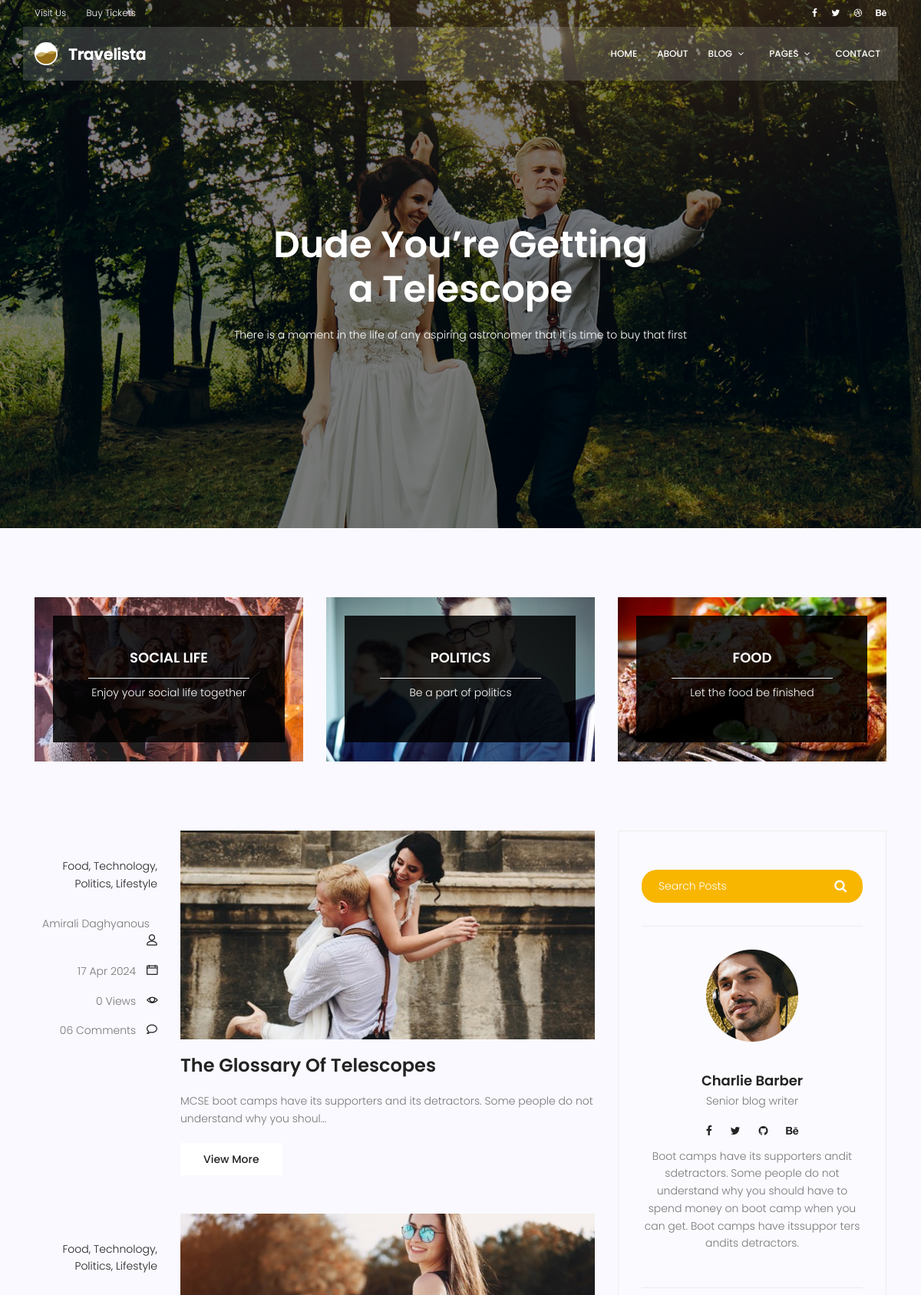
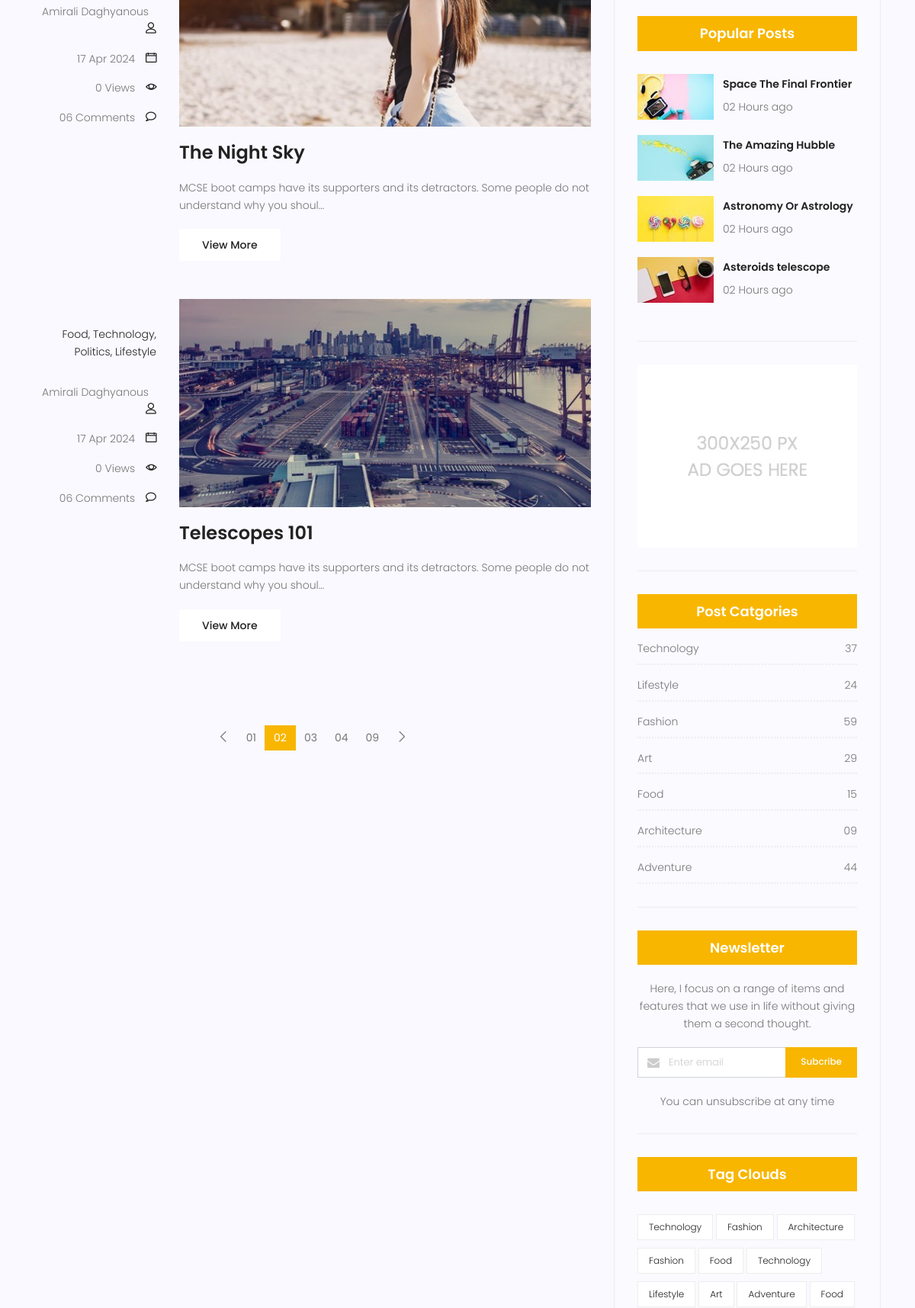
Page /blog-home (upper part) on the committed database (2 pictures, top to bottom).
### Blog/models.py (models this page shows, shortened)
class posts(models.Model):
    title=models.CharField(max_length=250)
    content=models.TextField(max_length=250)
    author=models.ForeignKey(User,on_delete=models.SET_NULL,null=True)
    create_date=models.DateTimeField(auto_now_add=True)
    published_date=models.DateTimeField(default=timezone.now)
    image=models.ImageField(upload_to='blog',default='blog/default.jpg')
    status=models.BooleanField(default=False)
    counted_views=models.IntegerField(default=0)

### Blog/views.py (the view)
# urls.py: path('blog-home',bloghome,name="bloghome"),
def bloghome(request):
    post = posts.objects.filter(published_date__lte=timezone.now(),status=True)
    context = {'posts': post}
    return render(request,'blog-home.html',context)

### templates/blog-home.html (shortened to what this page needs)
{% load static %}
<!DOCTYPE html>
	<html lang="zxx" class="no-js">
	{% include 'head.html' %}
		<body>
    {% include 'header.html' %}
			<section class="banner-area relative blog-home-banner" id="home">
				<div class="overlay overlay-bg"></div>
				<div class="container">
					<div class="row d-flex align-items-center justify-content-center">
						<div class="about-content blog-header-content col-lg-12">
							<h1 class="text-white">
								Dude You’re Getting
								a Telescope
							</h1>
							<p class="text-white">
								There is a moment in the life of any aspiring astronomer that it is time to buy that first
							</p>
						</div>
					</div>
				</div>
			</section>
			<section class="top-category-widget-area pt-90 pb-90 ">
				<div class="container">
					<div class="row">
						<div class="col-lg-4">
							<div class="single-cat-widget">
								<div class="content relative">
									<div class="overlay overlay-bg"></div>
								    <a href="#" target="_blank">
								      <div class="thumb">
								  		 <img class="content-image img-fluid d-block mx-auto" src=" {%static "img/blog/cat-widget1.jpg" %}" alt="">
								  	  </div>
								      <div class="content-details">
								        <h4 class="content-title mx-auto text-uppercase">Social life</h4>
								        <span></span>
								        <p>Enjoy your social life together</p>
								      </div>
								    </a>
								</div>
							</div>
						</div>
						<div class="col-lg-4">
							<div class="single-cat-widget">
								<div class="content relative">
									<div class="overlay overlay-bg"></div>
								    <a href="#" target="_blank">
								      <div class="thumb">
								  		 <img class="content-image img-fluid d-block mx-auto" src=" {%static "img/blog/cat-widget2.jpg" %}" alt="">
								  	  </div>
								      <div class="content-details">
								        <h4 class="content-title mx-auto text-uppercase">Politics</h4>
								        <span></span>
								        <p>Be a part of politics</p>
								      </div>
								    </a>
								</div>
							</div>
						</div>
						<div class="col-lg-4">
							<div class="single-cat-widget">
								<div class="content relative">
									<div class="overlay overlay-bg"></div>
								    <a href="#" target="_blank">
								      <div class="thumb">
								  		 <img class="content-image img-fluid d-block mx-auto" src=" {%static "img/blog/cat-widget3.jpg" %}" alt="">
								  	  </div>
								      <div class="content-details">
								        <h4 class="content-title mx-auto text-uppercase">Food</h4>
								        <span></span>
								        <p>Let the food be finished</p>
								      </div>
								    </a>
								</div>
							</div>
						</div>
					</div>
				</div>
			</section>
			<section class="post-content-area">
				<div class="container">
					<div class="row">
						<div class="col-lg-8 posts-list">
                            {% for post in posts %}
                            <div class="single-post row">
								<div class="col-lg-3  col-md-3 meta-details">
									<ul class="tags">
										<li><a href="#">Food,</a></li>
										<li><a href="#">Technology,</a></li>
										<li><a href="#">Politics,</a></li>
										<li><a href="#">Lifestyle</a></li>
									</ul>
									<div class="user-details row">
										<p class="user-name col-lg-12 col-md-12 col-6"><a href="#">{{ post.author.get_full_name}}</a> <span class="lnr lnr-user"></span></p>
										<p class="date col-lg-12 col-md-12 col-6"><a href="#">{{ post.published_date|date:"d M Y"}}</a> <span class="lnr lnr-calendar-full"></span></p>
										<p class="view col-lg-12 col-md-12 col-6"><a href="#">{{ post.counted_views}} Views</a> <span class="lnr lnr-eye"></span></p>
										<p class="comments col-lg-12 col-md-12 col-6"><a href="#">06 Comments</a> <span class="lnr lnr-bubble"></span></p>
									</div>
								</div>
								<div class="col-lg-9 col-md-9 ">
									<div class="feature-img">
										<img class="img-fluid" src="{{ post.image.url }}" alt="">
									</div>
									<a class="posts-title" href="{% url 'blogsingle' pid=post.id %}"><h3>{{ post.title}}</h3></a>
									<p class="excert">
                                        {{ post.content|truncatechars:100}}
									</p>
									<a href="{% url 'blogsingle' pid=post.id %}" class="primary-btn">View More</a>
								</div>
							</div>
                            {% endfor %}
		                    <nav class="blog-pagination justify-content-center d-flex">
		                        <ul class="pagination">
		                            <li class="page-item">
		                                <a href="#" class="page-link" aria-label="Previous">
		                                    <span aria-hidden="true">
		                                        <span class="lnr lnr-chevron-left"></span>
		                                    </span>
		                                </a>
		                            </li>
		                            <li class="page-item"><a href="#" class="page-link">01</a></li>
		                            <li class="page-item active"><a href="#" class="page-link">02</a></li>
		                            <li class="page-item"><a href="#" class="page-link">03</a></li>
		                            <li class="page-item"><a href="#" class="page-link">04</a></li>
		                            <li class="page-item"><a href="#" class="page-link">09</a></li>
		                            <li class="page-item">
		                                <a href="#" class="page-link" aria-label="Next">
		                                    <span aria-hidden="true">
		                                        <span class="lnr lnr-chevron-right"></span>
		                                    </span>
		                                </a>
		                            </li>
		                        </ul>
		                    </nav>
						</div>
						<div class="col-lg-4 sidebar-widgets">
							<div class="widget-wrap">
								<div class="single-sidebar-widget search-widget">
									<form class="search-form" action="#">
			                            <input placeholder="Search Posts" name="search" type="text" onfocus="this.placeholder = ''" onblur="this.placeholder = 'Search Posts'" >
			                            <button type="submit"><i class="fa fa-search"></i></button>
			                        </form>
								</div>
								<div class="single-sidebar-widget user-info-widget">
									<img src=" {%static "img/blog/user-info.png"  %}" alt="">
									<a href="#"><h4>Charlie Barber</h4></a>
									<p>
										Senior blog writer
									</p>
									<ul class="social-links">
										<li><a href="#"><i class="fa fa-facebook"></i></a></li>
										<li><a href="#"><i class="fa fa-twitter"></i></a></li>
										<li><a href="#"><i class="fa fa-github"></i></a></li>
										<li><a href="#"><i class="fa fa-behance"></i></a></li>
									</ul>
									<p>
										Boot camps have its supporters andit sdetractors. Some people do not understand why you should have to spend money on boot camp when you can get. Boot camps have itssuppor ters andits detractors.
									</p>
								</div>
								<div class="single-sidebar-widget popular-post-widget">
									<h4 class="popular-title">Popular Posts</h4>
									<div class="popular-post-list">
										<div class="single-post-list d-flex flex-row align-items-center">
											<div class="thumb">
												<img class="img-fluid" src=" {%static "img/blog/pp1.jpg" %}" alt="">
											</div>
											<div class="details">
												<a href="blog-single.html"><h6>Space The Final Frontier</h6></a>
												<p>02 Hours ago</p>
											</div>
										</div>
										<div class="single-post-list d-flex flex-row align-items-center">
											<div class="thumb">
												<img class="img-fluid" src=" {%static "img/blog/pp2.jpg" %}" alt="">
											</div>
											<div class="details">
												<a href="blog-single.html"><h6>The Amazing Hubble</h6></a>
												<p>02 Hours ago</p>
											</div>
										</div>
										<div class="single-post-list d-flex flex-row align-items-center">
											<div class="thumb">
												<img class="img-fluid" src=" {%static "img/blog/pp3.jpg" %}" alt="">
											</div>
											<div class="details">
												<a href="blog-single.html"><h6>Astronomy Or Astrology</h6></a>
												<p>02 Hours ago</p>
											</div>
										</div>
										<div class="single-post-list d-flex flex-row align-items-center">
											<div class="thumb">
												<img class="img-fluid" src=" {%static "img/blog/pp4.jpg" %}" alt="">
											</div>
											<div class="details">
												<a href="blog-single.html"><h6>Asteroids telescope</h6></a>
												<p>02 Hours ago</p>
											</div>
										</div>
									</div>
								</div>
								<div class="single-sidebar-widget ads-widget">
									<a href="#"><img class="img-fluid" src=" {%static "img/blog/ads-banner.jpg" %}" alt=""></a>
								</div>
								<div class="single-sidebar-widget post-category-widget">
									<h4 class="category-title">Post Catgories</h4>
									<ul class="cat-list">
										<li>
											<a href="#" class="d-flex justify-content-between">
												<p>Technology</p>
												<p>37</p>
											</a>
										</li>
										<li>
											<a href="#" class="d-flex justify-content-between">
												<p>Lifestyle</p>
												<p>24</p>
											</a>
										</li>
										<li>
											<a href="#" class="d-flex justify-content-between">
												<p>Fashion</p>
												<p>59</p>
											</a>
										</li>
										<li>
											<a href="#" class="d-flex justify-content-between">
												<p>Art</p>
												<p>29</p>
											</a>
										</li>
										<li>
											<a href="#" class="d-flex justify-content-between">
												<p>Food</p>
												<p>15</p>
											</a>
										</li>
										<li>
											<a href="#" class="d-flex justify-content-between">
												<p>Architecture</p>
												<p>09</p>
											</a>
										</li>
										<li>
											<a href="#" class="d-flex justify-content-between">
												<p>Adventure</p>
												<p>44</p>
											</a>
										</li>
									</ul>
								</div>
								<div class="single-sidebar-widget newsletter-widget">
									<h4 class="newsletter-title">Newsletter</h4>
									<p>
										Here, I focus on a range of items and features that we use in life without
										giving them a second thought.
									</p>
									<div class="form-group d-flex flex-row">
									   <div class="col-autos">
									      <div class="input-group">
									        <div class="input-group-prepend">
									          <div class="input-group-text"><i class="fa fa-envelope" aria-hidden="true"></i>
											</div>
									        </div>
									        <input type="text" class="form-control" id="inlineFormInputGroup" placeholder="Enter email" onfocus="this.placeholder = ''" onblur="this.placeholder = 'Enter email'" >
									      </div>
									    </div>
									    <a href="#" class="bbtns">Subcribe</a>
									</div>
									<p class="text-bottom">
										You can unsubscribe at any time
									</p>
								</div>
								<div class="single-sidebar-widget tag-cloud-widget">
									<h4 class="tagcloud-title">Tag Clouds</h4>
									<ul>
										<li><a href="#">Technology</a></li>
										<li><a href="#">Fashion</a></li>
										<li><a href="#">Architecture</a></li>
										<li><a href="#">Fashion</a></li>
										<li><a href="#">Food</a></li>
										<li><a href="#">Technology</a></li>
										<li><a href="#">Lifestyle</a></li>
										<li><a href="#">Art</a></li>
										<li><a href="#">Adventure</a></li>
										<li><a href="#">Food</a></li>
									</ul>
								</div>
							</div>
						</div>
					</div>
				</div>
			</section>
		</body>
	</html>

### templates/head.html (shortened to what this page needs)
{% load static %}
<head>
    <link rel="stylesheet" href=" {% static "css/linearicons.css" %}">
    <link rel="stylesheet" href=" {% static "css/font-awesome.min.css" %}">
    <link rel="stylesheet" href=" {% static "css/bootstrap.css" %}">
    <link rel="stylesheet" href=" {% static "css/magnific-popup.css" %}">
    <link rel="stylesheet" href=" {% static "css/jquery-ui.css" %}">
    <link rel="stylesheet" href=" {% static "css/nice-select.css" %}">
    <link rel="stylesheet" href=" {% static "css/animate.min.css" %}">
    <link rel="stylesheet" href=" {% static "css/owl.carousel.css" %}">
    <link rel="stylesheet" href=" {% static "css/main.css" %}">
</head>

### templates/header.html (shortened to what this page needs)
{% load static %}
<header id="header">
    <div class="header-top">
        <div class="container">
            <div class="row align-items-center">
                <div class="col-lg-6 col-sm-6 col-6 header-top-left">
                    <ul>
                        <li><a href="#">Visit Us</a></li>
                        <li><a href="#">Buy Tickets</a></li>
                    </ul>
                </div>
                <div class="col-lg-6 col-sm-6 col-6 header-top-right">
                    <div class="header-social">
                        <a href="#"><i class="fa fa-facebook"></i></a>
                        <a href="#"><i class="fa fa-twitter"></i></a>
                        <a href="#"><i class="fa fa-dribbble"></i></a>
                        <a href="#"><i class="fa fa-behance"></i></a>
                    </div>
                </div>
            </div>
        </div>
    </div>
    <div class="container main-menu">
        <div class="row align-items-center justify-content-between d-flex">
            <div id="logo">
                <a href="index.html"><img src=" {% static "img/logo.png" %}" alt="" title=""/></a>
            </div>
            <nav id="nav-menu-container">
                <ul class="nav-menu">
                    <li><a href="{% url 'index' %}">Home</a></li>
                    <li><a href="about.html">About</a></li>
                    <li class="menu-has-children"><a href="">Blog</a>
                    </li>
                    <li class="menu-has-children"><a href="">Pages</a>
                    </li>
                    <li><a href="contact.html">Contact</a></li>
                </ul>
            </nav>
        </div>
    </div>
</header>

### rows in the picture
posts: author.get_full_name "Amirali Daghyanous", published_date "17 Apr 2024", counted_views "0", image (picture), title "The Glossary Of Telescopes", content "MCSE boot camps have its supporters and its detractors. Some people do not understand why you shoul…"
posts: author.get_full_name "Amirali Daghyanous", published_date "17 Apr 2024", counted_views "0", image (picture), title "The Night Sky", content "MCSE boot camps have its supporters and its detractors. Some people do not understand why you shoul…"
posts: author.get_full_name "Amirali Daghyanous", published_date "17 Apr 2024", counted_views "0", image (picture), title "Telescopes 101", content "MCSE boot camps have its supporters and its detractors. Some people do not understand why you shoul…"
